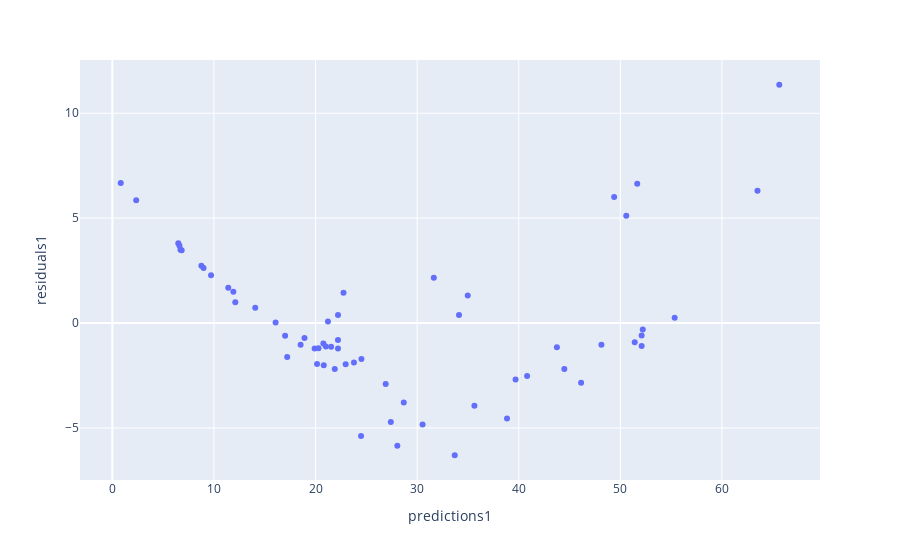

Source (notebook cell):
### Markdown cell above
And show it:

- `with fig do show using`

### Code cell
fig.show()

#<xml xmlns="https://developers.google.com/blockly/xml"><variables><variable id="w|!1_/S4wRKF4S1`6Xg+">fig</variable></variables><block type="varDoMethod" id="SV]QMDs*p(4s=2tPrl4a" x="8" y="188"><field name="VAR" id="w|!1_/S4wRKF4S1`6Xg+">fig</field><field name="MEMBER">show</field><data>fig:show</data></block></xml>

### Figure 1 — Plotly figure (JSON) as saved in the notebook; plotly's stock layout.template omitted (floating-point values rounded to 4 significant figures)
{"data": [{"hovertemplate": "predictions1=%{x}<br>residuals1=%{y}<extra></extra>", "legendgroup": "", "marker": {"color": "#636efa", "symbol": "circle"}, "mode": "markers", "name": "", "orientation": "v", "showlegend": false, "type": "scatter", "x": [6.826, 6.494, 6.707, 17.01, 20.81, 21.9, 17.21, 20.15, 22.22, 21.02, 22.76, 22.21, 22.21, 21.22, 24.48, 28.05, 31.64, 33.7, 30.54, 28.69, 34.12, 35.64, 34.98, 40.83, 43.76, 49.39, 50.58, 51.66, 52.1, 52.1, 65.64, 6.612, 2.349, 0.8303, 8.768, 14.07, 24.52, 12.11, 11.91, 11.41, 8.979, 18.91, 20.3, 16.07, 9.718, 22.97, 19.91, 20.77, 21.53, 18.53, 27.41, 23.78, 39.69, 26.91, 38.85, 46.14, 52.21, 48.14, 51.42, 55.35, 44.49, 63.5], "xaxis": "x", "y": [3.474, 3.806, 3.493, -0.6066, -2.01, -2.196, -1.614, -1.951, 0.3842, -1.117, 1.444, -1.21, -0.8096, 0.07565, -5.382, -5.853, 2.157, -6.301, -4.838, -3.787, 0.3779, -3.941, 1.318, -2.525, -1.156, 6.008, 5.115, 6.636, -0.5975, -1.098, 11.36, 3.688, 5.851, 6.67, 2.732, 0.7332, -1.717, 0.9949, 1.487, 1.688, 2.621, -0.7135, -1.196, 0.02841, 2.282, -1.968, -1.213, -0.9737, -1.133, -1.033, -4.711, -1.884, -2.692, -2.907, -4.546, -2.84, -0.3095, -1.04, -0.9174, 0.2523, -2.188, 6.301], "yaxis": "y"}], "layout": {"autosize": true, "legend": {"tracegroupgap": 0}, "margin": {"t": 60}, "xaxis": {"anchor": "y", "autorange": true, "domain": [0, 1], "range": [-3.286, 69.76], "title": {"text": "predictions1"}, "type": "linear"}, "yaxis": {"anchor": "x", "autorange": true, "domain": [0, 1], "range": [-7.554, 12.61], "title": {"text": "residuals1"}, "type": "linear"}}}
